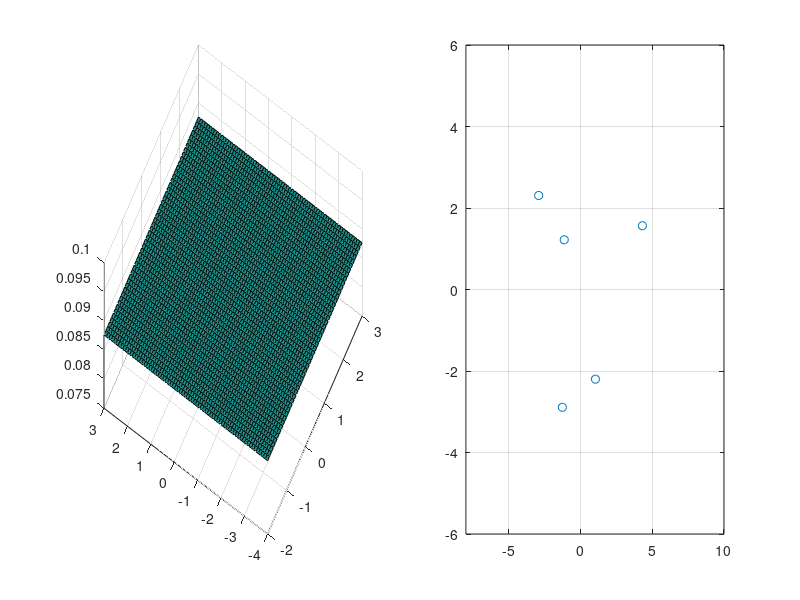
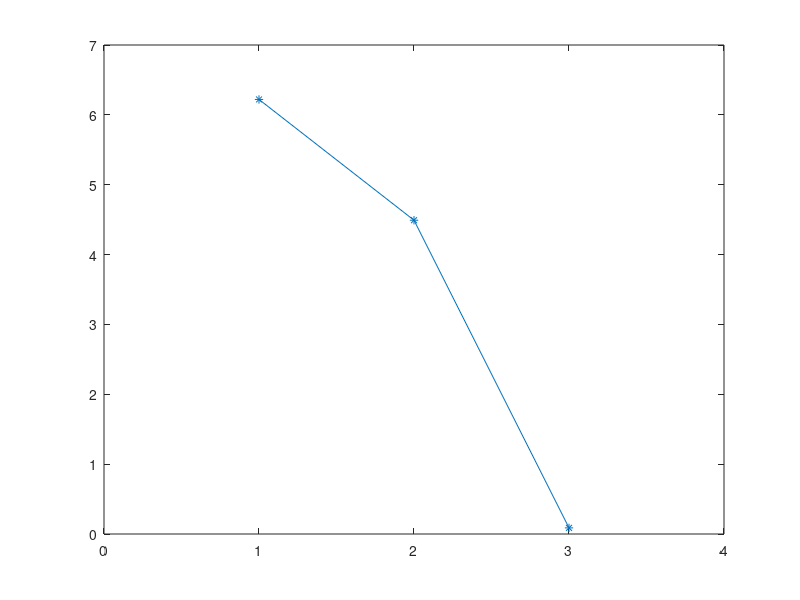

MATLAB code to generate these figures, in order:
clear; close; clc;
%%--Analyse en Composantes Principales--%%

%%Individus (n)
P1=[ 2,-1, 1];
P2=[-1, 1,-1];
P3=[ 3, 1, 0];
P4=[-2,-4, 1];
P5=[-2, 3,-1];
%%Variables (m)
Px=[P1(1),P2(1),P3(1),P4(1),P5(1)];
Py=[P1(2),P2(1),P3(2),P4(2),P5(2)];
Pz=[P1(3),P2(3),P3(3),P4(3),P5(3)];

%%Matrice des donnees 
Y=[P1;P2;P3;P4;P5];
[n,m]=size(Y);
%%Matrice des donnees centrees 
X=Y-mean(Y); 
%%Matrice de covariance
M=1/n*(X'*X);
%%Diagonalisation de M
[P,lambda]= eig(M);
lambda = sort(diag(lambda),'descend');
P=fliplr(P);
%%Taux d'inertie de chaque colonne
tau = zeros(1,m);
for j=1:m
    tau(j) = lambda(j)/sum(lambda);
end
%%Matrice associee au nouveau nuage de points
Xstar = X*P;

%%Affichage en nuagede points
figure(1)
hold on
subplot(121)
plot3(Px,Py,Pz,'*');
axis([-4 4 -4 4 -2 2])
xx=min(Y(:,1)):0.1:max(Y(:,1));
yy=min(Y(:,2)):0.1:max(Y(:,2));
[x,y]=meshgrid(xx,yy);
z=ones(size(x))*lambda(3);
surf(x,y,z);
view(-60,60);
grid on;
subplot(122)
plot(Xstar(:,1),Xstar(:,2),'o');
axis([-8 10 -6 6])
grid on;

%%Affichage des valeurs propres (ordre decroissant)
figure(2)
plot(lambda,'-*')
xlim([0 4])




